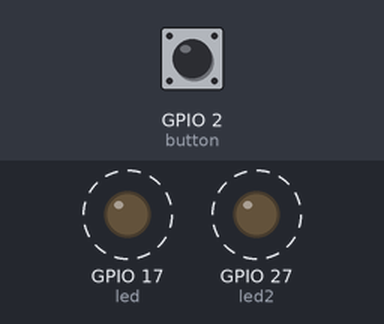
Bench run of a program on a simulated Raspberry Pi (BCM pin numbers). On the bench: output pins drawn as LEDs (lit = HIGH). Dashed ring = blinking. Inputs (shaded band) come from the test bench; at power-on: GPIO 2 (button) HIGH. Threads take turns every 2 ms; what the program prints to the terminal is not drawn.

Above: at 1.2 s.
1.3 s: GPIO 2 (button) pulled LOW for 0.15 s
Timing chart, 0 to 10.4 s (numbered marks = the images above; inputs shaded):
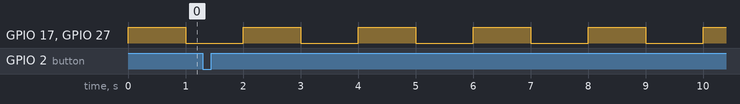

The program:

thread.py
```python
import _thread               # baixo nível
from threading import Thread # alto ńível
import time
from gpiozero import LED
from time import sleep
from gpiozero import Button

#run_fibs()
#run_fibs_with_threads()


def led_one():
        led.on()
        sleep(1)
        led.off()
        sleep(1)


def led_two():
        led2.on()
        sleep(1)
        led2.off()
        sleep(1)


def button_one():
        button.wait_for_press()
        print("You pushed me")
        sleep(2)

# Usando _thread
def run_fibs_with_threads():
    _thread.start_new_thread(test_fib, (35, ))
    _thread.start_new_thread(test_fib, (10, ))
    _thread.start_new_thread(test_fib, (30, ))
    time.sleep(15)

"""
for i in range(0, 36, 5):
    t = Thread(target=test_fib, args=(i, ))
    t.start()
"""
led = LED(17)
led2 = LED(27)
button = Button(2)
while True:
	_thread.start_new_thread(led_one,())
	_thread.start_new_thread(led_two,())
	_thread.start_new_thread(button_one,())
	time.sleep(2)
#time.sleep(15)
```

Measured:
- by itself, GPIO 17 (led), GPIO 27 (led2): alternates HIGH for 1.0 s and LOW for 1.0 s
